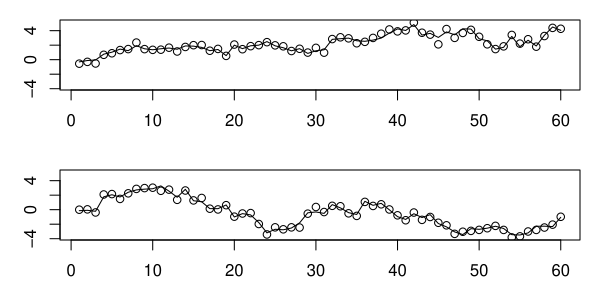

Source code (R):
###################################################
### code chunk number 45: Cs717_multivariate
###################################################
par(mfrow = c(2, 1), mar = c(3, 3, 1, 1))
ylims <- c(min(ym, na.rm = TRUE), max(ym, na.rm = TRUE))
plot(t, ym[1, ], ylim = ylims, type = "p")
lines(t, level1, col = "black")
plot(t, ym[2, ], ylim = ylims, type = "p")
lines(t, level2, col = "black")
